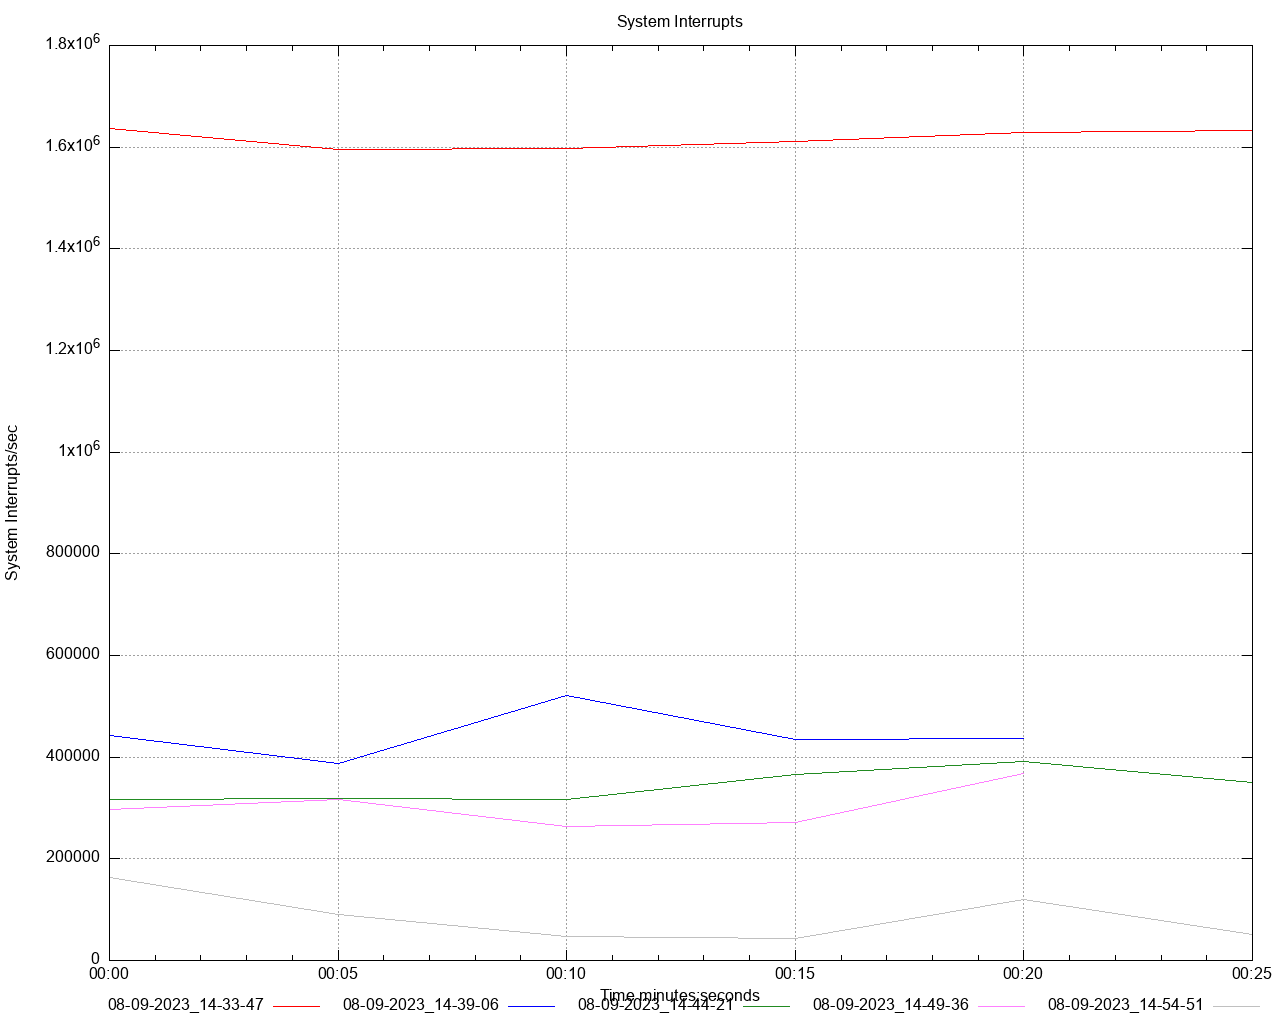

The script that saved this image:
set title 'System Interrupts' noenhanced
set style data lines
set datafile separator ","
set terminal png size 1280,1024
set grid
set key below
set xdata time
set timefmt "%s"
offset = 0
t0(x)=(offset=($0==0) ? x : offset, x - offset)
set xlabel 'Time minutes:seconds'
set ylabel 'System Interrupts/sec'
set output '/Users/gbarnett/git/hazelcast-simulator/atomiclong-3node-member/atomicreference/dstat/system_interrupts_A1.png'
plot \
   '/Users/gbarnett/git/hazelcast-simulator/atomiclong-3node-member/atomicreference/data/system_interrupts_A1_1.data' using (t0(timecolumn(1))):2 title "08-09-2023_14-33-47" noenhanced lt rgb "red", \
   '/Users/gbarnett/git/hazelcast-simulator/atomiclong-3node-member/atomicreference/data/system_interrupts_A1_2.data' using (t0(timecolumn(1))):2 title "08-09-2023_14-39-06" noenhanced lt rgb "blue", \
   '/Users/gbarnett/git/hazelcast-simulator/atomiclong-3node-member/atomicreference/data/system_interrupts_A1_3.data' using (t0(timecolumn(1))):2 title "08-09-2023_14-44-21" noenhanced lt rgb "forest-green", \
   '/Users/gbarnett/git/hazelcast-simulator/atomiclong-3node-member/atomicreference/data/system_interrupts_A1_4.data' using (t0(timecolumn(1))):2 title "08-09-2023_14-49-36" noenhanced lt rgb "orchid", \
   '/Users/gbarnett/git/hazelcast-simulator/atomiclong-3node-member/atomicreference/data/system_interrupts_A1_5.data' using (t0(timecolumn(1))):2 title "08-09-2023_14-54-51" noenhanced lt rgb "grey", \
